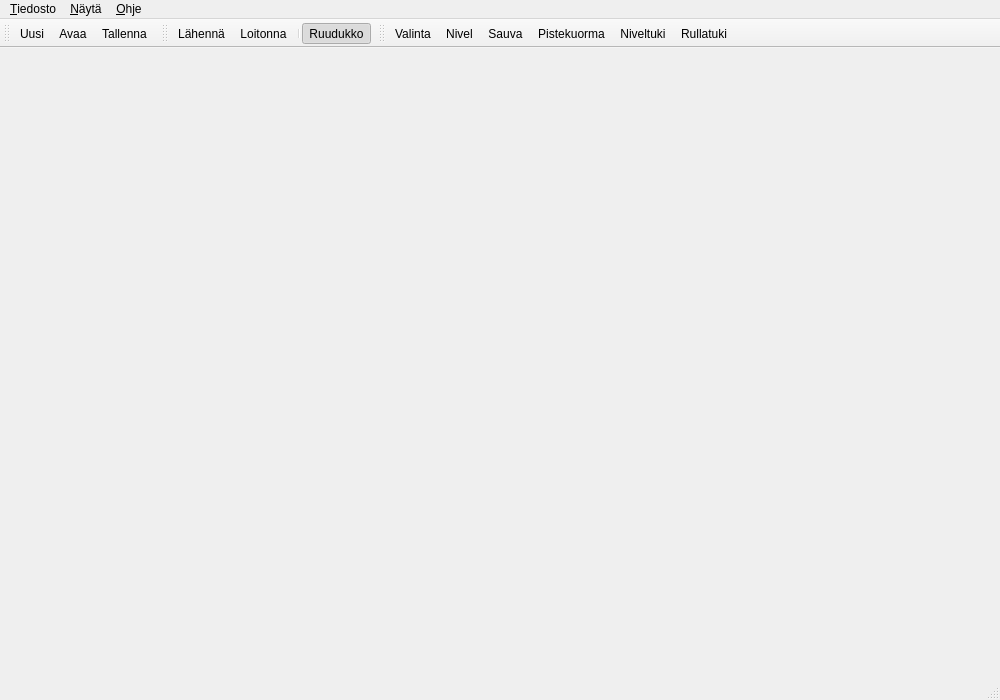
<ui version="4.0" >
 <class>RistikkoMainWindow</class>
 <widget class="QMainWindow" name="RistikkoMainWindow" >
  <property name="geometry" >
   <rect>
    <x>0</x>
    <y>0</y>
    <width>1000</width>
    <height>700</height>
   </rect>
  </property>
  <property name="windowTitle" >
   <string>MainWindow</string>
  </property>
  <widget class="QWidget" name="centralwidget" >
   <property name="geometry" >
    <rect>
     <x>0</x>
     <y>46</y>
     <width>1000</width>
     <height>633</height>
    </rect>
   </property>
  </widget>
  <widget class="QMenuBar" name="menubar" >
   <property name="geometry" >
    <rect>
     <x>0</x>
     <y>0</y>
     <width>1000</width>
     <height>22</height>
    </rect>
   </property>
   <widget class="QMenu" name="menuTiedosto" >
    <property name="title" >
     <string>&amp;Tiedosto</string>
    </property>
    <addaction name="actionUusi" />
    <addaction name="actionAvaa" />
    <addaction name="actionTallenna" />
    <addaction name="actionTallennaNimella" />
    <addaction name="separator" />
    <addaction name="actionSulje" />
   </widget>
   <widget class="QMenu" name="menu_Ohje" >
    <property name="title" >
     <string>&amp;Ohje</string>
    </property>
   </widget>
   <widget class="QMenu" name="menuNayta" >
    <property name="title" >
     <string>&amp;Näytä</string>
    </property>
    <widget class="QMenu" name="menuTyokalupalkit" >
     <property name="title" >
      <string>Työkalupalkit</string>
     </property>
     <addaction name="actionTiedostoTB" />
     <addaction name="actionNaytaTB" />
     <addaction name="actionTyokalutTB" />
    </widget>
    <addaction name="actionLahenna" />
    <addaction name="actionLoitonna" />
    <addaction name="separator" />
    <addaction name="actionRuudukko" />
    <addaction name="actionKoordinaattiakselit" />
    <addaction name="separator" />
    <addaction name="menuTyokalupalkit" />
   </widget>
   <addaction name="menuTiedosto" />
   <addaction name="menuNayta" />
   <addaction name="menu_Ohje" />
  </widget>
  <widget class="QStatusBar" name="statusbar" >
   <property name="geometry" >
    <rect>
     <x>0</x>
     <y>679</y>
     <width>1000</width>
     <height>21</height>
    </rect>
   </property>
  </widget>
  <widget class="QToolBar" name="toolBarPerus" >
   <property name="geometry" >
    <rect>
     <x>0</x>
     <y>22</y>
     <width>135</width>
     <height>24</height>
    </rect>
   </property>
   <property name="windowTitle" >
    <string>Tiedosto</string>
   </property>
   <attribute name="toolBarArea" >
    <enum>TopToolBarArea</enum>
   </attribute>
   <attribute name="toolBarBreak" >
    <bool>false</bool>
   </attribute>
   <addaction name="actionUusi" />
   <addaction name="actionAvaa" />
   <addaction name="actionTallenna" />
  </widget>
  <widget class="QToolBar" name="toolBarNayta" >
   <property name="geometry" >
    <rect>
     <x>135</x>
     <y>22</y>
     <width>186</width>
     <height>24</height>
    </rect>
   </property>
   <property name="windowTitle" >
    <string>Näytä</string>
   </property>
   <attribute name="toolBarArea" >
    <enum>TopToolBarArea</enum>
   </attribute>
   <attribute name="toolBarBreak" >
    <bool>false</bool>
   </attribute>
   <addaction name="actionLahenna" />
   <addaction name="actionLoitonna" />
   <addaction name="separator" />
   <addaction name="actionRuudukko" />
  </widget>
  <widget class="QToolBar" name="toolBarTyokalut" >
   <property name="geometry" >
    <rect>
     <x>321</x>
     <y>22</y>
     <width>679</width>
     <height>24</height>
    </rect>
   </property>
   <property name="windowTitle" >
    <string>Työkalut</string>
   </property>
   <attribute name="toolBarArea" >
    <enum>TopToolBarArea</enum>
   </attribute>
   <attribute name="toolBarBreak" >
    <bool>false</bool>
   </attribute>
   <addaction name="actionValinta" />
   <addaction name="actionNivel" />
   <addaction name="actionSauva" />
   <addaction name="actionPistekuorma" />
   <addaction name="actionNiveltuki" />
   <addaction name="actionRullatuki" />
  </widget>
  <action name="actionSulje" >
   <property name="text" >
    <string>&amp;Sulje</string>
   </property>
   <property name="toolTip" >
    <string>Sulje sovellus</string>
   </property>
   <property name="shortcut" >
    <string>Ctrl+Q</string>
   </property>
  </action>
  <action name="actionUusi" >
   <property name="text" >
    <string>&amp;Uusi</string>
   </property>
   <property name="toolTip" >
    <string>Uusi ristikko</string>
   </property>
   <property name="shortcut" >
    <string>Ctrl+N</string>
   </property>
  </action>
  <action name="actionAvaa" >
   <property name="text" >
    <string>Avaa</string>
   </property>
   <property name="toolTip" >
    <string>Avaa ristikko</string>
   </property>
   <property name="shortcut" >
    <string>Ctrl+O</string>
   </property>
  </action>
  <action name="actionTallenna" >
   <property name="text" >
    <string>Tallenna</string>
   </property>
   <property name="toolTip" >
    <string>Tallenna ristikko</string>
   </property>
   <property name="shortcut" >
    <string>Ctrl+S</string>
   </property>
  </action>
  <action name="actionTallennaNimella" >
   <property name="text" >
    <string>Tallenna nimellä</string>
   </property>
   <property name="toolTip" >
    <string>Tallenna ristikko nimellä</string>
   </property>
  </action>
  <action name="actionRuudukko" >
   <property name="checkable" >
    <bool>true</bool>
   </property>
   <property name="checked" >
    <bool>true</bool>
   </property>
   <property name="text" >
    <string>Ruudukko</string>
   </property>
  </action>
  <action name="actionLahenna" >
   <property name="text" >
    <string>Lähennä</string>
   </property>
   <property name="shortcut" >
    <string>+</string>
   </property>
  </action>
  <action name="actionLoitonna" >
   <property name="text" >
    <string>Loitonna</string>
   </property>
   <property name="shortcut" >
    <string>-</string>
   </property>
  </action>
  <action name="actionNaytaTB" >
   <property name="checkable" >
    <bool>true</bool>
   </property>
   <property name="checked" >
    <bool>true</bool>
   </property>
   <property name="text" >
    <string>Näytä</string>
   </property>
  </action>
  <action name="actionTiedostoTB" >
   <property name="checkable" >
    <bool>true</bool>
   </property>
   <property name="checked" >
    <bool>true</bool>
   </property>
   <property name="text" >
    <string>Tiedosto</string>
   </property>
  </action>
  <action name="actionKoordinaattiakselit" >
   <property name="checkable" >
    <bool>true</bool>
   </property>
   <property name="checked" >
    <bool>true</bool>
   </property>
   <property name="text" >
    <string>Koordinaattiakselit</string>
   </property>
  </action>
  <action name="actionValinta" >
   <property name="text" >
    <string>Valinta</string>
   </property>
   <property name="toolTip" >
    <string>Valintatyökalu</string>
   </property>
  </action>
  <action name="actionNivel" >
   <property name="text" >
    <string>Nivel</string>
   </property>
   <property name="toolTip" >
    <string>Lisää nivel</string>
   </property>
  </action>
  <action name="actionSauva" >
   <property name="text" >
    <string>Sauva</string>
   </property>
   <property name="toolTip" >
    <string>Lisää sauva</string>
   </property>
  </action>
  <action name="actionPistekuorma" >
   <property name="text" >
    <string>Pistekuorma</string>
   </property>
   <property name="toolTip" >
    <string>Lisää pistekuorma</string>
   </property>
  </action>
  <action name="actionNiveltuki" >
   <property name="text" >
    <string>Niveltuki</string>
   </property>
   <property name="toolTip" >
    <string>Lisää niveltuki</string>
   </property>
  </action>
  <action name="actionRullatuki" >
   <property name="text" >
    <string>Rullatuki</string>
   </property>
   <property name="toolTip" >
    <string>Lisää rullatuki</string>
   </property>
  </action>
  <action name="actionTyokalutTB" >
   <property name="checkable" >
    <bool>true</bool>
   </property>
   <property name="checked" >
    <bool>true</bool>
   </property>
   <property name="text" >
    <string>Työkalut</string>
   </property>
  </action>
 </widget>
 <resources/>
 <connections>
  <connection>
   <sender>actionSulje</sender>
   <signal>triggered()</signal>
   <receiver>RistikkoMainWindow</receiver>
   <slot>close()</slot>
   <hints>
    <hint type="sourcelabel" >
     <x>-1</x>
     <y>-1</y>
    </hint>
    <hint type="destinationlabel" >
     <x>399</x>
     <y>299</y>
    </hint>
   </hints>
  </connection>
  <connection>
   <sender>actionNaytaTB</sender>
   <signal>toggled(bool)</signal>
   <receiver>toolBarNayta</receiver>
   <slot>setVisible(bool)</slot>
   <hints>
    <hint type="sourcelabel" >
     <x>-1</x>
     <y>-1</y>
    </hint>
    <hint type="destinationlabel" >
     <x>467</x>
     <y>33</y>
    </hint>
   </hints>
  </connection>
  <connection>
   <sender>actionTiedostoTB</sender>
   <signal>toggled(bool)</signal>
   <receiver>toolBarPerus</receiver>
   <slot>setVisible(bool)</slot>
   <hints>
    <hint type="sourcelabel" >
     <x>-1</x>
     <y>-1</y>
    </hint>
    <hint type="destinationlabel" >
     <x>67</x>
     <y>33</y>
    </hint>
   </hints>
  </connection>
  <connection>
   <sender>actionTyokalutTB</sender>
   <signal>toggled(bool)</signal>
   <receiver>toolBarTyokalut</receiver>
   <slot>setVisible(bool)</slot>
   <hints>
    <hint type="sourcelabel" >
     <x>-1</x>
     <y>-1</y>
    </hint>
    <hint type="destinationlabel" >
     <x>660</x>
     <y>33</y>
    </hint>
   </hints>
  </connection>
 </connections>
</ui>
